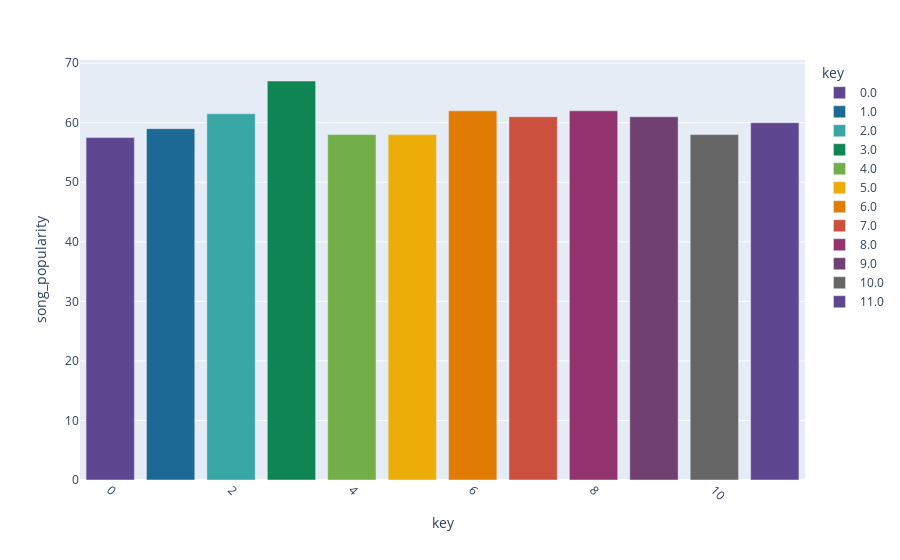

The notebook cell this image was saved under:
### Markdown cell above
### Does the tone of the song affect its popularity?

### Code cell
fig = px.bar(songdata.groupby('key').median().reset_index(),
             x='key',
             y='song_popularity',
             color='key',
             color_discrete_sequence=px.colors.qualitative.Prism)
fig.update_xaxes(tickangle=45)
fig.show()

### Figure 1 — Plotly figure (JSON) as saved in the notebook; plotly's stock layout.template omitted (floating-point values rounded to 4 significant figures)
{"data": [{"alignmentgroup": "True", "hovertemplate": "key=%{x}<br>song_popularity=%{y}<extra></extra>", "legendgroup": "0.0", "marker": {"color": "rgb(95, 70, 144)", "pattern": {"shape": ""}}, "name": "0.0", "offsetgroup": "0.0", "orientation": "v", "showlegend": true, "textposition": "auto", "type": "bar", "x": [0], "xaxis": "x", "y": [57.5], "yaxis": "y"}, {"alignmentgroup": "True", "hovertemplate": "key=%{x}<br>song_popularity=%{y}<extra></extra>", "legendgroup": "1.0", "marker": {"color": "rgb(29, 105, 150)", "pattern": {"shape": ""}}, "name": "1.0", "offsetgroup": "1.0", "orientation": "v", "showlegend": true, "textposition": "auto", "type": "bar", "x": [1], "xaxis": "x", "y": [59], "yaxis": "y"}, {"alignmentgroup": "True", "hovertemplate": "key=%{x}<br>song_popularity=%{y}<extra></extra>", "legendgroup": "2.0", "marker": {"color": "rgb(56, 166, 165)", "pattern": {"shape": ""}}, "name": "2.0", "offsetgroup": "2.0", "orientation": "v", "showlegend": true, "textposition": "auto", "type": "bar", "x": [2], "xaxis": "x", "y": [61.5], "yaxis": "y"}, {"alignmentgroup": "True", "hovertemplate": "key=%{x}<br>song_popularity=%{y}<extra></extra>", "legendgroup": "3.0", "marker": {"color": "rgb(15, 133, 84)", "pattern": {"shape": ""}}, "name": "3.0", "offsetgroup": "3.0", "orientation": "v", "showlegend": true, "textposition": "auto", "type": "bar", "x": [3], "xaxis": "x", "y": [67], "yaxis": "y"}, {"alignmentgroup": "True", "hovertemplate": "key=%{x}<br>song_popularity=%{y}<extra></extra>", "legendgroup": "4.0", "marker": {"color": "rgb(115, 175, 72)", "pattern": {"shape": ""}}, "name": "4.0", "offsetgroup": "4.0", "orientation": "v", "showlegend": true, "textposition": "auto", "type": "bar", "x": [4], "xaxis": "x", "y": [58], "yaxis": "y"}, {"alignmentgroup": "True", "hovertemplate": "key=%{x}<br>song_popularity=%{y}<extra></extra>", "legendgroup": "5.0", "marker": {"color": "rgb(237, 173, 8)", "pattern": {"shape": ""}}, "name": "5.0", "offsetgroup": "5.0", "orientation": "v", "showlegend": true, "textposition": "auto", "type": "bar", "x": [5], "xaxis": "x", "y": [58], "yaxis": "y"}, {"alignmentgroup": "True", "hovertemplate": "key=%{x}<br>song_popularity=%{y}<extra></extra>", "legendgroup": "6.0", "marker": {"color": "rgb(225, 124, 5)", "pattern": {"shape": ""}}, "name": "6.0", "offsetgroup": "6.0", "orientation": "v", "showlegend": true, "textposition": "auto", "type": "bar", "x": [6], "xaxis": "x", "y": [62], "yaxis": "y"}, {"alignmentgroup": "True", "hovertemplate": "key=%{x}<br>song_popularity=%{y}<extra></extra>", "legendgroup": "7.0", "marker": {"color": "rgb(204, 80, 62)", "pattern": {"shape": ""}}, "name": "7.0", "offsetgroup": "7.0", "orientation": "v", "showlegend": true, "textposition": "auto", "type": "bar", "x": [7], "xaxis": "x", "y": [61], "yaxis": "y"}, {"alignmentgroup": "True", "hovertemplate": "key=%{x}<br>song_popularity=%{y}<extra></extra>", "legendgroup": "8.0", "marker": {"color": "rgb(148, 52, 110)", "pattern": {"shape": ""}}, "name": "8.0", "offsetgroup": "8.0", "orientation": "v", "showlegend": true, "textposition": "auto", "type": "bar", "x": [8], "xaxis": "x", "y": [62], "yaxis": "y"}, {"alignmentgroup": "True", "hovertemplate": "key=%{x}<br>song_popularity=%{y}<extra></extra>", "legendgroup": "9.0", "marker": {"color": "rgb(111, 64, 112)", "pattern": {"shape": ""}}, "name": "9.0", "offsetgroup": "9.0", "orientation": "v", "showlegend": true, "textposition": "auto", "type": "bar", "x": [9], "xaxis": "x", "y": [61], "yaxis": "y"}, {"alignmentgroup": "True", "hovertemplate": "key=%{x}<br>song_popularity=%{y}<extra></extra>", "legendgroup": "10.0", "marker": {"color": "rgb(102, 102, 102)", "pattern": {"shape": ""}}, "name": "10.0", "offsetgroup": "10.0", "orientation": "v", "showlegend": true, "textposition": "auto", "type": "bar", "x": [10], "xaxis": "x", "y": [58], "yaxis": "y"}, {"alignmentgroup": "True", "hovertemplate": "key=%{x}<br>song_popularity=%{y}<extra></extra>", "legendgroup": "11.0", "marker": {"color": "rgb(95, 70, 144)", "pattern": {"shape": ""}}, "name": "11.0", "offsetgroup": "11.0", "orientation": "v", "showlegend": true, "textposition": "auto", "type": "bar", "x": [11], "xaxis": "x", "y": [60], "yaxis": "y"}], "layout": {"barmode": "relative", "legend": {"title": {"text": "key"}, "tracegroupgap": 0}, "margin": {"t": 60}, "xaxis": {"anchor": "y", "categoryarray": [0, 1, 2, 3, 4, 5, 6, 7, 8, 9, 10, 11], "categoryorder": "array", "domain": [0, 1], "tickangle": 45, "title": {"text": "key"}}, "yaxis": {"anchor": "x", "domain": [0, 1], "title": {"text": "song_popularity"}}}}
